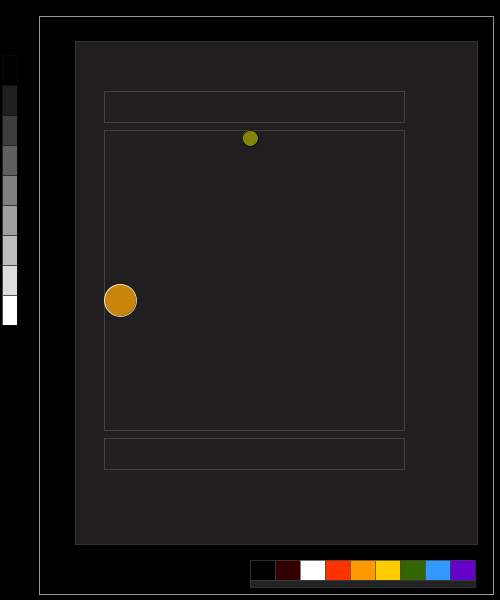
Frame 1 (no input)
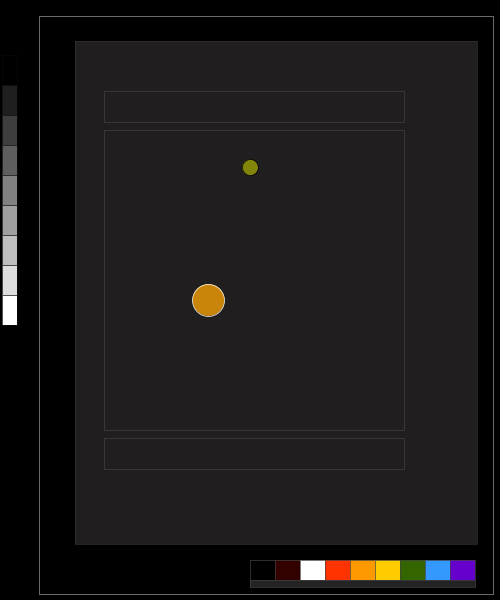
Frame 60 (the mouse pressed at the canvas centre just before this capture)
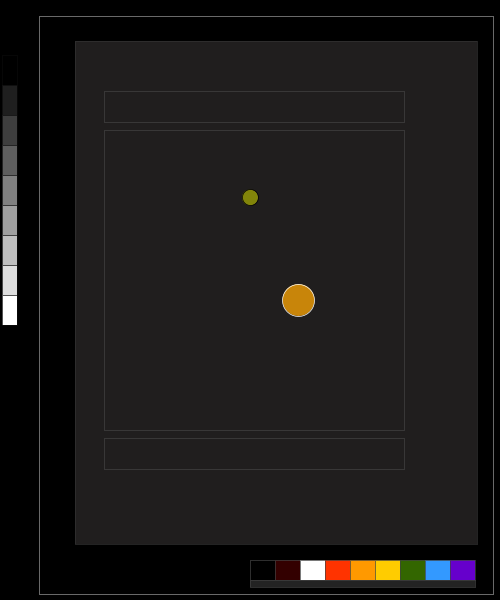
Frame 120 (the mouse held since frame 60 and released just before this capture)

The Processing sketch that drew these frames (run headless with seeded random() and noise(); from frame 60 on, the mouse is pressed at the canvas centre):

// Processing sketch: processing_181065
// ── processing_181065.pde

//code_04
//working bounsing ball

float circleX;                    // declare: circleX
float circleY;                    // declare: circleY
float xspeed;                     // declare: xspeed
float yspeed;                     // declare: Yspeed

//========================================================= void setup
void setup() {
  size (500, 600);
  circleX = 120;                     // initialise: circleX
  circleY = 138;                     // initialise: circleY
  xspeed = 1.5;                    // initialise: xspeed
  yspeed = 0.5;                    // initialise: yspeed
}

//========================================================= void draw

void draw() {

  background(0);

  noFill();
  stroke(150, 150, 150);
  rect(39, 16, 454, 578); // 01_Biggest rect angle

  fill(32, 30, 30);
  stroke(50, 50, 50);
  rect(75, 41, 402, 503); // 02_next big rect angle

  fill(32, 30, 30);
  stroke(65, 65, 65);
  rect(104, 91, 300, 31); // 03_rect angle above mandala

  fill(32, 30, 30);
  stroke(65, 65, 65);
  rect(104, 130, 300, 300); // 05_mandala rect angle

  fill(32, 30, 30);
  stroke(65, 65, 65);
  rect(104, 438, 300, 31); // 06_rect angle underneath mandala

  //line(104, 274, 403, 274 ); // line vertical mandala

  //line(255, 130, 255, 428 ); // line horizontal mandala

  //================================================ b/w swatches

  strokeWeight(0.7);       // stroke weight - "b/w swatches"
  stroke(10, 10, 10);      // stroke color - "b/w swatches"

  fill(0);
  rect(2, 55, 15, 30);     // 01_swatch color - black: 0

    fill(31);
  rect(2, 85, 15, 30);     // 02_swatch color - gray: 31

  fill(62);
  rect(2, 115, 15, 30);     // 03_swatch color - gray: 62

  fill(94);
  rect(2, 145, 15, 30);     // 04_swatch color - gray: 94

  fill(128);
  rect(2, 175, 15, 30);     // 05_swatch color - gray: 128

  fill(159);
  rect(2, 205, 15, 30);     // 06_swatch color - gray: 159

  fill(190);
  rect(2, 235, 15, 30);     // 07_swatch color - gray: 190

    fill(221);
  rect(2, 265, 15, 30);     // 08_swatch color - gray: 221

  fill(255);
  rect(2, 295, 15, 30);     // 09_swatch color - gray: 255
  
  //================================================ numbers-text


  //================================================ color swatches

  strokeWeight(0.7);       // stroke weight - "color swatches"
  stroke(65, 65, 65);      // stroke color - "color swatches"

  fill(0, 0, 0);
  rect(250, 560, 25, 20);     // 01_swatch color - black

  fill(51, 0, 0);
  rect(275, 560, 25, 20);     // 02_swatch color - brown

  fill(255, 255, 255);
  rect(300, 560, 25, 20);     // 03_swatch color - white

  fill(255, 51, 0);
  rect(325, 560, 25, 20);     // 04_swatch color - red

  fill(255, 153, 0);
  rect(350, 560, 25, 20);     // 05_swatch color - orange

  fill(255, 204, 0);
  rect(375, 560, 25, 20);     // 06_swatch color - yellow

  fill(51, 102, 0);
  rect(400, 560, 25, 20);     // 07_swatch color - green

  fill(51, 153, 255);
  rect(425, 560, 25, 20);     // 08_swatch color - light blue

  fill(102, 0, 204);
  rect(450, 560, 25, 20);     // 09_swatch color - violet

  //---------------------------------- rect under color swatches

  fill(35, 35, 35);
  rect(250, 580, 225, 7);     // 09_swatch color - brown

  //====================================== circle follow mouse-XY

  //fill(150);
  //stroke(255);
  //ellipse(mouseX, mouseY, 10, 10); //mouseX, hight-mouseY
  
  //====================================== two - Circle animations

  fill(200, 133, 10);
  stroke(255);
  ellipse(circleX, height/2, 32, 32);

  fill(130, 133, 10);
  stroke(0);
  ellipse(width/2, circleY, 16, 16);

  circleX = circleX + xspeed; //circleX + xspeed = 2pix
  circleY = circleY + yspeed; //circleY + yspeed = 2pix

  if (circleX > 388) {   //hit the right side; width = 640pix
    xspeed = -2;         // turn around
  }

  if (circleX < 120) {   //hit the left side/wall
    xspeed = 2.5;       // turn around
  }
  
    if (circleY > 422) {   //hit the bottom side; height = 360pix
    yspeed = -4;
  }
  
  if (circleY < 138) {   //hit the top side/wall
    yspeed = 2;       // turn around
  }
}

//========================================================= CODE END
